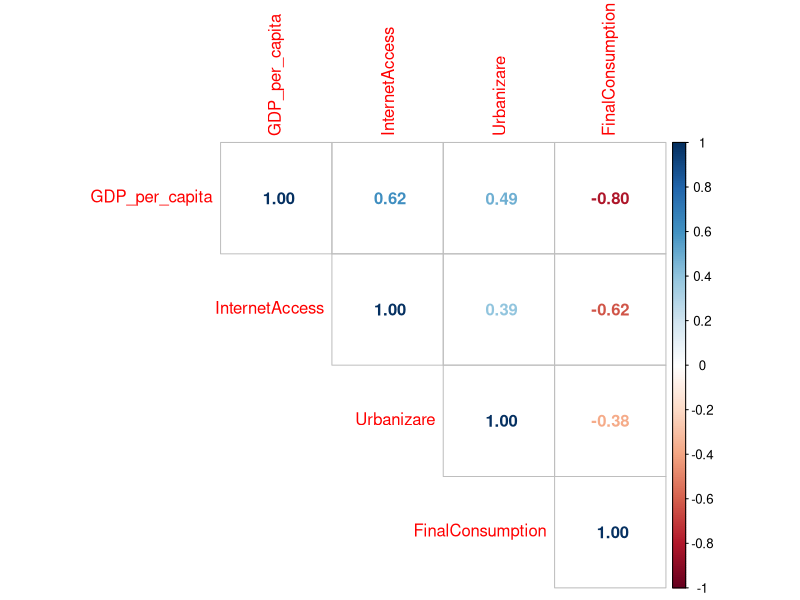

Write the R code that produced this figure.
# ==============================================================================
# PASUL 0: IMPORTAREA BIBLIOTECILOR
# ==============================================================================
library(readr)      # Pentru citirea rapida a CSV-ului
library(dplyr)      # Pentru manipularea datelor
library(plm)        # Pentru modele de date PANEL (Efecte Fixe)
library(corrplot)   # Pentru vizualizarea corelatiilor
library(lmtest)     # Pentru testare statistica avansata
library(sandwich)   # Pentru erori standard robuste (Clustered Standard Errors)

# ==============================================================================
# PASUL 1: ÎNCĂRCAREA ȘI PREGĂTIREA DATELOR
# ==============================================================================
# Inlocuieste cu calea catre fisierul tau. Daca e in folderul proiectului, doar numele:
df <- read_csv("../../../data/raw/panel_data_variables.csv")

# Ne asiguram ca nu avem valori lipsa (NA)
df <- na.omit(df)

# Definim structura de PANEL (Tara si Anul sunt index)
pdata <- pdata.frame(df, index = c("Country", "Year"))

# ==============================================================================
# PASUL 2: DIAGNOSTICUL COLINIARITĂȚII (De ce facem PCA?)
# ==============================================================================
# Selectam variabilele suspecte de coliniaritate
vars_pca <- df %>% 
  select(GDP_per_capita, InternetAccess, Urbanizare, FinalConsumption)

# Calculam matricea de corelatie
cor_matrix <- cor(vars_pca)
print(cor_matrix)

# Vizualizam corelatia (Optional)
corrplot(cor_matrix, method = "number", type = "upper")
# Daca vezi valori peste 0.7 sau sub -0.7, PCA este justificat!

# ==============================================================================
# PASUL 3: APLICAREA PCA (Analiza Componentelor Principale)
# ==============================================================================
# Rulam PCA. Argumentul 'scale. = TRUE' este OBLIGATORIU (standardizare)
pca_result <- prcomp(vars_pca, scale. = TRUE)

# Vedem cat explica fiecare componenta (Summary)
summary(pca_result)
# Uita-te la linia "Cumulative Proportion" pentru PC1. Ar trebui sa fie > 60-70%.

# Extragem prima componenta (PC1) care va fi "Indexul nostru de Dezvoltare"
# ATENTIE: Semnul PC1 este arbitrar in matematica. 
# Trebuie sa verificam corelatia cu GDP ca sa stim directia.
df$Index_Dezvoltare_Raw <- pca_result$x[, 1]

# Verificam directia:
cor_check <- cor(df$Index_Dezvoltare_Raw, df$GDP_per_capita)
print(paste("Corelatia dintre Index si GDP este:", round(cor_check, 2)))

# LOGICA DE SEMN: 
# Daca corelatia e negativa (ex: -0.9), inseamna ca valori mici ale PC1 = Dezvoltare Mare.
# Ca sa fie intuitiv (Index Mare = Dezvoltare Mare), il inmultim cu -1 daca e nevoie.
if(cor_check < 0) {
  df$Index_Dezvoltare <- df$Index_Dezvoltare_Raw * -1
} else {
  df$Index_Dezvoltare <- df$Index_Dezvoltare_Raw
}

# ==============================================================================
# PASUL 4: ESTIMAREA MODELULUI PANEL (FIXED EFFECTS)
# ==============================================================================
# Actualizam obiectul panel cu noua variabila creata
pdata <- pdata.frame(df, index = c("Country", "Year"))

# Formula modelului
# Value (VAT Gap) este variabila dependenta
formula_model <- Value ~ Index_Dezvoltare + ShadowEconomy + StandardVAT + 
  VAB.Agriculture + CPI_Score + Unemployment_rate

# Rulam modelul cu Efecte Fixe ("within")
fe_model <- plm(formula_model, data = pdata, model = "within")

# Afisam rezultatele standard
summary(fe_model)

# ==============================================================================
# PASUL 5: TESTE ȘI ERORI ROBUSTE (Pentru nota 10 la metodologie)
# ==============================================================================
# Testam daca Efectele Fixe sunt necesare vs OLS simplu (Testul F pentru efecte individuale)
# Daca p-value < 0.05, EFECTELE FIXE SUNT OBLIGATORII (ceea ce e bine pentru tine)
pFtest(fe_model, plm(formula_model, data = pdata, model = "pooling"))

# CORECTIA FINALĂ: Erori Standard Clustered (Robuste la heteroscedasticitate si autocorelare)
# Aceasta este iesirea pe care o pui in lucrare!
robust_results <- coeftest(fe_model, vcov = vcovHC(fe_model, type = "HC1", cluster = "group"))

print("REZULTATELE FINALE CU ERORI ROBUSTE:")
print(robust_results)

# Interpretare rapida: 
# Pr(>|t|) < 0.05 inseamna ca variabila este semnificativa statistic (are stelute ***)
